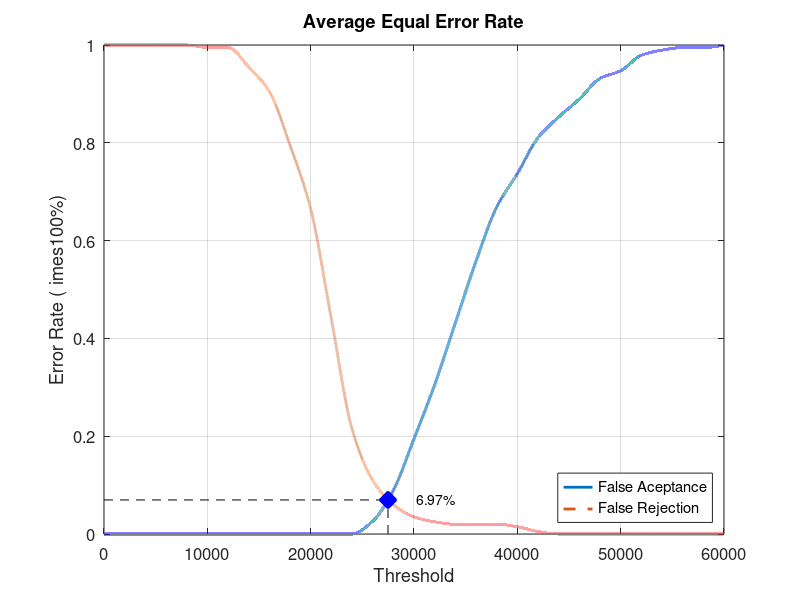
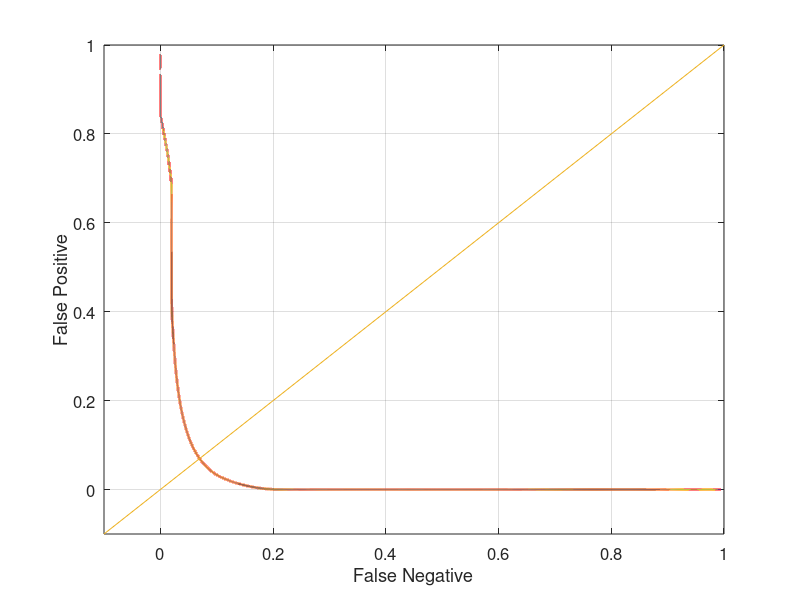

Source code (MATLAB) for these figures, in order:
close all;
clear;
clc;
x = 0:2000:60000;
xq = 0:0.5:60000;

y0 = [0 0 0 0 0 0 0 0 0 0 0 0 0 0.0263158 0.0894737 0.194737 0.305263 0.431579 0.557895 0.668421 0.736842 0.810526 0.852632 0.889474 0.931579 0.947368 0.978947 0.989474 0.994737 0.994737 1]
yy0 = interp1(x, y0, xq, 'pchip');
y1 = [1 1 1 1 1 0.995 0.995 0.955 0.905 0.795 0.665 0.44 0.215 0.11 0.06 0.035 0.025 0.02 0.02 0.02 0.015 0.005 0 0 0 0 0 0 0 0 0]
yy1 = interp1(x, y1, xq, 'pchip');

% Calculating EER: 
y2 = abs(y0 - y1);
find(y2 == min(y2))
yy2 = abs(yy0 - yy1);
xEER = find(yy2 == min(yy2));
xEERIndex = xq(xEER) % X-axis EER
yEER = yy0(xEER) % Y-axis EER

main = figure
plot(xq, yy0,'-','LineWidth', 2);	hold on
plot(xq, yy1,'--','LineWidth', 2);	hold on
plot([xEERIndex xEERIndex], [0 yEER], 'k--');	hold on
plot([0 xEERIndex], [yEER yEER], 'k--');	hold on
plot(xEERIndex, yEER, 'bx', 'LineWidth', 10);	hold on
text(xEERIndex + 10 * xEERIndex / 100, yEER, [num2str(round((10000 * yEER)) / 100) '%'])
legend('False Aceptance', 'False Rejection', 'Location', 'SouthEast')
xlabel('Threshold')
ylabel('Error Rate (	imes100%)')
title('Average Equal Error Rate')
set(gca, 'FontSize', 12)
axis([0 60000 0 1])
grid on

print(main, 'Database4_2Main', '-dpng');
FNRxFPR = figure('Color', [1 1 1]);
plot(yy1, yy0, '-', yy1, yy0, 'LineWidth', 2);
hold on
y = -0.1:0.1:1
plot(y, y); 
set(gca, 'FontSize', 12)
xlabel('False Negative')
ylabel('False Positive')
axis([-0.1 1 -0.1 1])
set(gca, 'FontSize', 12)
grid on

print(FNRxFPR, 'Database4_2FNRxFPR','-dpng');
